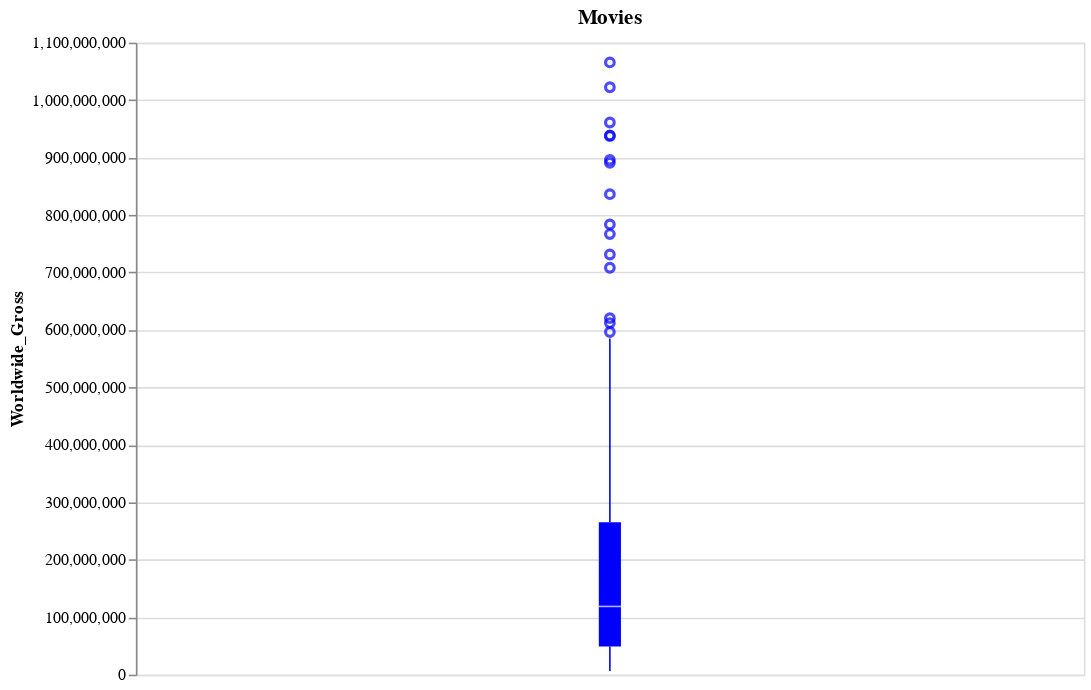

Notebook source saved alongside this figure:
### Code cell
#let's take a look at a box plot representation of the worldwide
alt.Chart(movies_data, height = 400, width = 600) \
    .mark_boxplot(color = 'blue') \
    .encode(y = 'Worldwide_Gross:Q') \
    .properties(title = 'Movies')

### Figure 1 — Vega-Lite specification as saved in the notebook (floating-point values rounded to 4 significant figures; data arrays with more than 128 entries replaced by an {"elided": "..."} marker saying what was removed)
{"config": {"view": {"continuousWidth": 400, "continuousHeight": 300}}, "data": {"name": "data-fa8559d792b5c23201744d3a4810bd6c"}, "mark": {"type": "boxplot", "color": "blue"}, "encoding": {"y": {"type": "quantitative", "field": "Worldwide_Gross"}}, "height": 400, "title": "Movies", "width": 600, "$schema": "https://vega.github.io/schema/vega-lite/v4.8.1.json", "datasets": {"data-fa8559d792b5c23201744d3a4810bd6c": {"elided": "174 records"}}}
